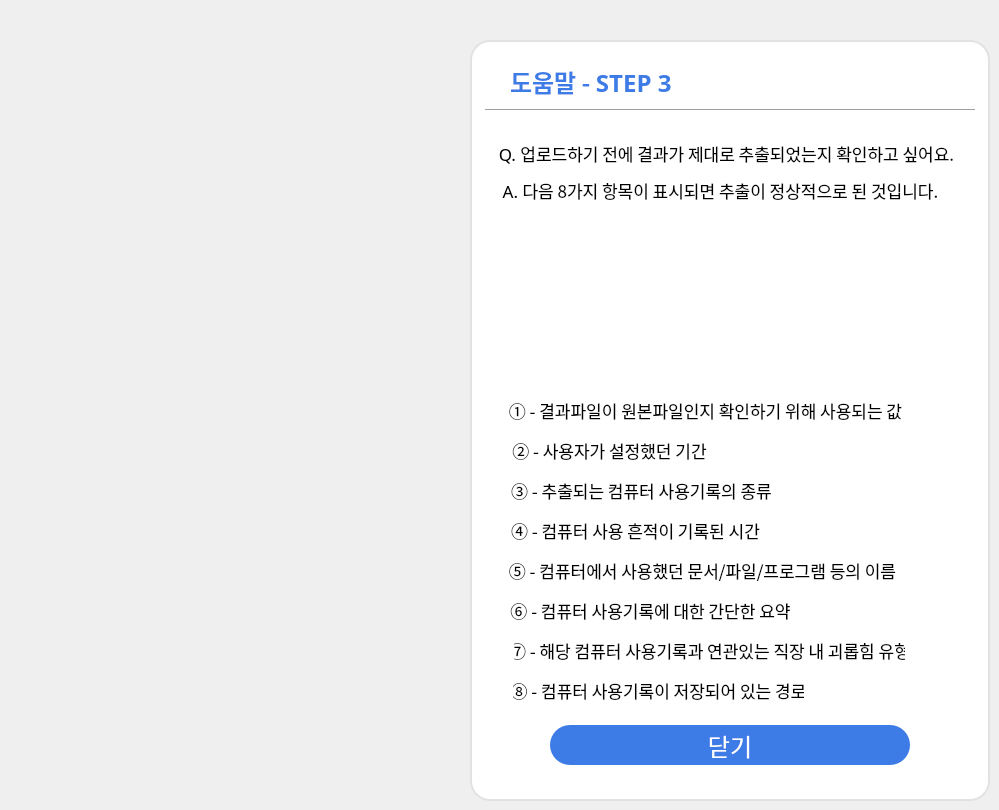
   <widget class="QWidget" name="page_3">
    <widget class="QLabel" name="label_4">
     <property name="geometry">
      <rect>
       <x>470</x>
       <y>40</y>
       <width>520</width>
       <height>761</height>
      </rect>
     </property>
     <property name="styleSheet">
      <string notr="true">background-color: rgb(255, 255, 255);
border-radius: 20px;
border: 2px solid #E2E2E2;</string>
     </property>
     <property name="text">
      <string/>
     </property>
    </widget>
    <widget class="Line" name="line_6">
     <property name="geometry">
      <rect>
       <x>485</x>
       <y>100</y>
       <width>490</width>
       <height>20</height>
      </rect>
     </property>
     <property name="styleSheet">
      <string notr="true">color: #E2E2E2;</string>
     </property>
     <property name="orientation">
      <enum>Qt::Horizontal</enum>
     </property>
    </widget>
    <widget class="QLabel" name="label_10">
     <property name="geometry">
      <rect>
       <x>510</x>
       <y>67</y>
       <width>171</width>
       <height>30</height>
      </rect>
     </property>
     <property name="font">
      <font>
       <family>나눔스퀘어 Bold</family>
       <pointsize>18</pointsize>
       <weight>75</weight>
       <bold>true</bold>
      </font>
     </property>
     <property name="styleSheet">
      <string notr="true">color: #3D7BE6;</string>
     </property>
     <property name="text">
      <string>도움말 - STEP 3</string>
     </property>
    </widget>
    <widget class="QPushButton" name="closeBtn_step3">
     <property name="geometry">
      <rect>
       <x>550</x>
       <y>725</y>
       <width>360</width>
       <height>40</height>
      </rect>
     </property>
     <property name="font">
      <font>
       <family>나눔스퀘어 Bold</family>
       <pointsize>18</pointsize>
      </font>
     </property>
     <property name="cursor">
      <cursorShape>PointingHandCursor</cursorShape>
     </property>
     <property name="styleSheet">
      <string notr="true">QPushButton
{
	color: white;
	background-color: #3D7BE6;
	border-radius: 20px;
}
</string>
     </property>
     <property name="text">
      <string>닫기</string>
     </property>
    </widget>
    <widget class="QLabel" name="label_21">
     <property name="geometry">
      <rect>
       <x>495</x>
       <y>220</y>
       <width>470</width>
       <height>160</height>
      </rect>
     </property>
     <property name="text">
      <string/>
     </property>
     <property name="pixmap">
      <pixmap>icons/help_step3_1.PNG</pixmap>
     </property>
     <property name="scaledContents">
      <bool>true</bool>
     </property>
    </widget>
    <widget class="QLabel" name="label_144">
     <property name="geometry">
      <rect>
       <x>496</x>
       <y>138</y>
       <width>461</width>
       <height>30</height>
      </rect>
     </property>
     <property name="font">
      <font>
       <family>나눔스퀘어</family>
       <pointsize>13</pointsize>
       <weight>50</weight>
       <bold>false</bold>
      </font>
     </property>
     <property name="styleSheet">
      <string notr="true"/>
     </property>
     <property name="text">
      <string>Q. 업로드하기 전에 결과가 제대로 추출되었는지 확인하고 싶어요.</string>
     </property>
     <property name="alignment">
      <set>Qt::AlignCenter</set>
     </property>
    </widget>
    <widget class="QLabel" name="label_152">
     <property name="geometry">
      <rect>
       <x>500</x>
       <y>395</y>
       <width>411</width>
       <height>30</height>
      </rect>
     </property>
     <property name="font">
      <font>
       <family>나눔스퀘어</family>
       <pointsize>13</pointsize>
       <weight>50</weight>
       <bold>false</bold>
      </font>
     </property>
     <property name="styleSheet">
      <string notr="true"/>
     </property>
     <property name="text">
      <string>① - 결과파일이 원본파일인지 확인하기 위해 사용되는 값</string>
     </property>
     <property name="alignment">
      <set>Qt::AlignCenter</set>
     </property>
    </widget>
    <widget class="QLabel" name="label_155">
     <property name="geometry">
      <rect>
       <x>499</x>
       <y>435</y>
       <width>221</width>
       <height>30</height>
      </rect>
     </property>
     <property name="font">
      <font>
       <family>나눔스퀘어</family>
       <pointsize>13</pointsize>
       <weight>50</weight>
       <bold>false</bold>
      </font>
     </property>
     <property name="styleSheet">
      <string notr="true"/>
     </property>
     <property name="text">
      <string>② - 사용자가 설정했던 기간</string>
     </property>
     <property name="alignment">
      <set>Qt::AlignCenter</set>
     </property>
    </widget>
    <widget class="QLabel" name="label_156">
     <property name="geometry">
      <rect>
       <x>511</x>
       <y>475</y>
       <width>261</width>
       <height>30</height>
      </rect>
     </property>
     <property name="font">
      <font>
       <family>나눔스퀘어</family>
       <pointsize>13</pointsize>
       <weight>50</weight>
       <bold>false</bold>
      </font>
     </property>
     <property name="styleSheet">
      <string notr="true"/>
     </property>
     <property name="text">
      <string>③ - 추출되는 컴퓨터 사용기록의 종류</string>
     </property>
     <property name="alignment">
      <set>Qt::AlignCenter</set>
     </property>
    </widget>
    <widget class="QLabel" name="label_157">
     <property name="geometry">
      <rect>
       <x>510</x>
       <y>515</y>
       <width>251</width>
       <height>30</height>
      </rect>
     </property>
     <property name="font">
      <font>
       <family>나눔스퀘어</family>
       <pointsize>13</pointsize>
       <weight>50</weight>
       <bold>false</bold>
      </font>
     </property>
     <property name="styleSheet">
      <string notr="true"/>
     </property>
     <property name="text">
      <string>④ - 컴퓨터 사용 흔적이 기록된 시간</string>
     </property>
     <property name="alignment">
      <set>Qt::AlignCenter</set>
     </property>
    </widget>
    <widget class="QLabel" name="label_158">
     <property name="geometry">
      <rect>
       <x>507</x>
       <y>555</y>
       <width>391</width>
       <height>30</height>
      </rect>
     </property>
     <property name="font">
      <font>
       <family>나눔스퀘어</family>
       <pointsize>13</pointsize>
       <weight>50</weight>
       <bold>false</bold>
      </font>
     </property>
     <property name="styleSheet">
      <string notr="true"/>
     </property>
     <property name="text">
      <string>⑤ - 컴퓨터에서 사용했던 문서/파일/프로그램 등의 이름</string>
     </property>
     <property name="alignment">
      <set>Qt::AlignCenter</set>
     </property>
    </widget>
    <widget class="QLabel" name="label_159">
     <property name="geometry">
      <rect>
       <x>513</x>
       <y>675</y>
       <width>291</width>
       <height>30</height>
      </rect>
     </property>
     <property name="font">
      <font>
       <family>나눔스퀘어</family>
       <pointsize>13</pointsize>
       <weight>50</weight>
       <bold>false</bold>
      </font>
     </property>
     <property name="styleSheet">
      <string notr="true"/>
     </property>
     <property name="text">
      <string>⑧ - 컴퓨터 사용기록이 저장되어 있는 경로</string>
     </property>
     <property name="alignment">
      <set>Qt::AlignCenter</set>
     </property>
    </widget>
    <widget class="QLabel" name="label_160">
     <property name="geometry">
      <rect>
       <x>505</x>
       <y>595</y>
       <width>291</width>
       <height>30</height>
      </rect>
     </property>
     <property name="font">
      <font>
       <family>나눔스퀘어</family>
       <pointsize>13</pointsize>
       <weight>50</weight>
       <bold>false</bold>
      </font>
     </property>
     <property name="styleSheet">
      <string notr="true"/>
     </property>
     <property name="text">
      <string>⑥ - 컴퓨터 사용기록에 대한 간단한 요약</string>
     </property>
     <property name="alignment">
      <set>Qt::AlignCenter</set>
     </property>
    </widget>
    <widget class="QLabel" name="label_161">
     <property name="geometry">
      <rect>
       <x>514</x>
       <y>635</y>
       <width>391</width>
       <height>30</height>
      </rect>
     </property>
     <property name="font">
      <font>
       <family>나눔스퀘어</family>
       <pointsize>13</pointsize>
       <weight>50</weight>
       <bold>false</bold>
      </font>
     </property>
     <property name="styleSheet">
      <string notr="true"/>
     </property>
     <property name="text">
      <string>⑦ - 해당 컴퓨터 사용기록과 연관있는 직장 내 괴롭힘 유형</string>
     </property>
     <property name="alignment">
      <set>Qt::AlignCenter</set>
     </property>
    </widget>
    <widget class="QLabel" name="label_162">
     <property name="geometry">
      <rect>
       <x>500</x>
       <y>175</y>
       <width>441</width>
       <height>30</height>
      </rect>
     </property>
     <property name="font">
      <font>
       <family>나눔스퀘어</family>
       <pointsize>13</pointsize>
       <weight>50</weight>
       <bold>false</bold>
      </font>
     </property>
     <property name="styleSheet">
      <string notr="true"/>
     </property>
     <property name="text">
      <string>A. 다음 8가지 항목이 표시되면 추출이 정상적으로 된 것입니다.</string>
     </property>
     <property name="alignment">
      <set>Qt::AlignCenter</set>
     </property>
    </widget>
   </widget>
